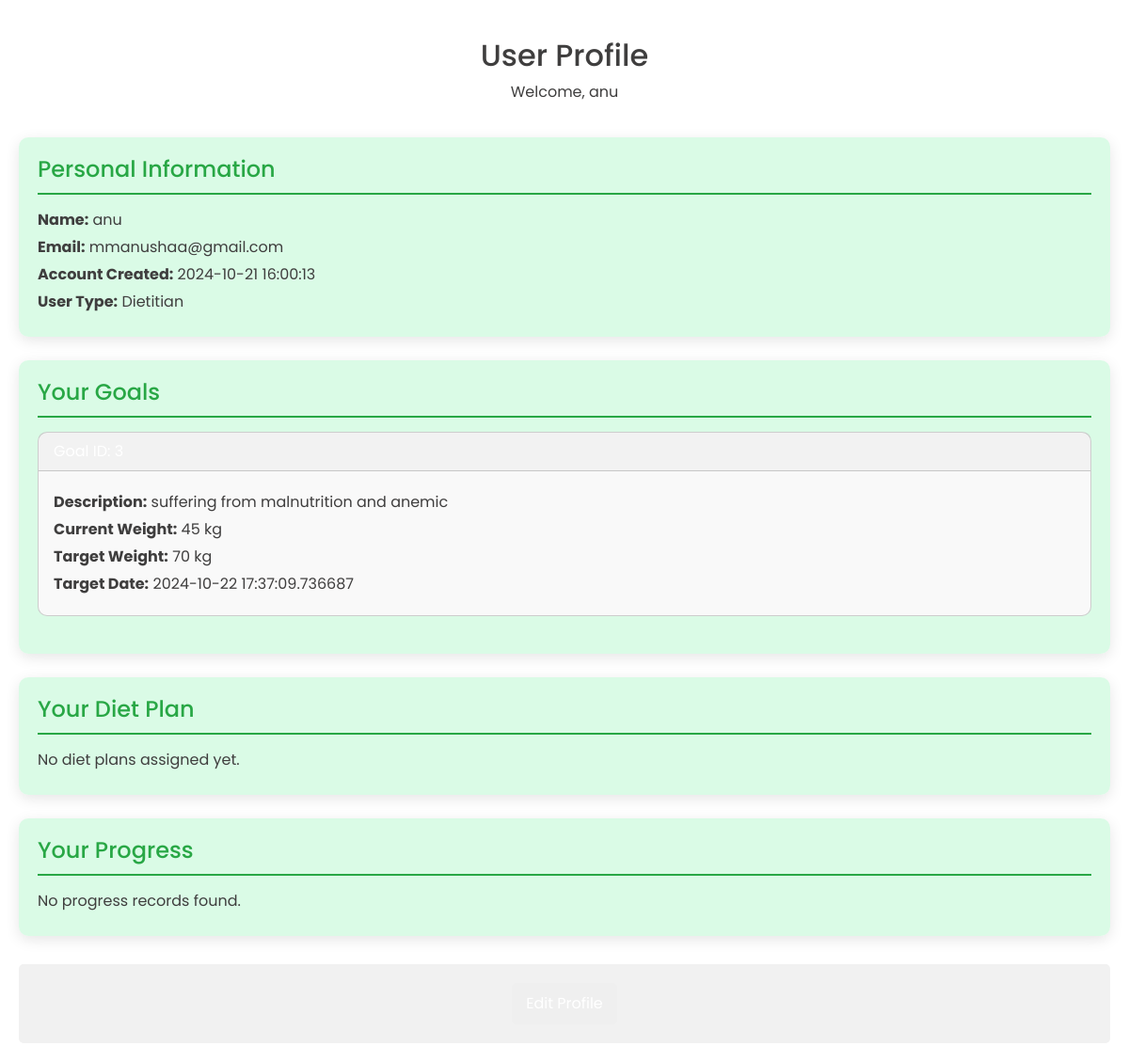
Page /profile (signed in) on the committed database.
### Glowsite/models.py (models this page shows, shortened)
class Users(db.Model):
    __tablename__ = 'users'  # Specify the name of the table in the database
    id = db.Column(db.Integer, primary_key=True)  # Primary key
    name = db.Column(db.String(30), nullable=False)  # User's name
    email = db.Column(db.String(30), nullable=False, unique=True)  # User's email
    user_type = db.Column(db.String(20), nullable=False)  # User type (e.g., 'client', 'dietitian')

### tables this page shows
CREATE TABLE user_goals (
    goal_id INTEGER PRIMARY KEY AUTOINCREMENT,
    user_id INTEGER NOT NULL,
    goal_description TEXT NOT NULL,
    current_weight DECIMAL(5, 2),  -- Current weight in kg
    target_weight DECIMAL(5, 2),   -- Target weight in kg
    target_date DATE NOT NULL,
    created_at TIMESTAMP DEFAULT CURRENT_TIMESTAMP,
    FOREIGN KEY (user_id) REFERENCES users(user_id)
);

### Glowsite/views.py (the view)
@views.route('/profile')
def profile():
    user_id = session.get('user_id')  # Assuming user_id is stored in session
    conn = sqlite3.connect('nutri.db')
    conn.row_factory = sqlite3.Row  # For easier row-to-dict conversion
    c = conn.cursor()
    c.execute("SELECT * FROM users WHERE user_id = ?", (user_id,))
    user = c.fetchone()
    c.execute("SELECT * FROM user_goals WHERE user_id = ?", (user_id,))
    goals = c.fetchall()
    c.execute("SELECT * FROM diet_plans WHERE user_id = ?", (user_id,))
    diet_plans = c.fetchall()
    c.execute("SELECT * FROM user_progress WHERE user_id = ?", (user_id,))
    progress = c.fetchall()
    conn.close()
    return render_template('profile.html', user=user, goals=goals, diet_plans=diet_plans, progress=progress)

### Glowsite/templates/profile.html (shortened to what this page needs)
<!DOCTYPE html>
<html lang="en">
<head>
  <link href="https://cdn.jsdelivr.net/npm/bootstrap@5.3.0-alpha1/dist/css/bootstrap.min.css" rel="stylesheet">
</head>
<body>
  <header>
    <h2>User Profile</h2>
    <p>Welcome, {{ user.name }}</p>
  </header>
  <div class="profile-section">
    <h4>Personal Information</h4>
    <p><strong>Name:</strong> {{ user.name }}</p>
    <p><strong>Email:</strong> {{ user.email }}</p>
    <p><strong>Account Created:</strong> {{ user.created_at }}</p>
    <p><strong>User Type:</strong> {{ user.user_type }}</p>
  </div>
  <div class="profile-section">
    <h4>Your Goals</h4>
    {% if goals %}
      {% for goal in goals %}
      <div class="card">
        <div class="card-header">
        </div>
        <div class="card-body">
          <p><strong>Description:</strong> {{ goal.goal_description }}</p>
          <p><strong>Current Weight:</strong> {{ goal.current_weight }} kg</p>
          <p><strong>Target Weight:</strong> {{ goal.target_weight }} kg</p>
          <p><strong>Target Date:</strong> {{ goal.target_date }}</p>
        </div>
      </div>
      {% endfor %}
    {% else %}
      <p>You haven't set any goals yet.</p>
    {% endif %}
  </div>
  <div class="profile-section">
    <h4>Your Diet Plan</h4>
    {% if diet_plans %}
      {% for plan in diet_plans %}
      <div class="card">
        <div class="card-header">
          Plan ID: {{ plan.plan_id }} (Assigned by Dietitian ID: {{ plan.dietitian_id }})
        </div>
        <div class="card-body">
          <p><strong>Diet Description:</strong> {{ plan.diet_description }}</p>
          <p><strong>Assigned On:</strong> {{ plan.created_at }}</p>
        </div>
      </div>
      {% endfor %}
    {% else %}
      <p>No diet plans assigned yet.</p>
    {% endif %}
  </div>
  <div class="profile-section">
    <h4>Your Progress</h4>
    {% if progress %}
      {% for prog in progress %}
      <div class="card">
        <div class="card-header">
          Progress ID: {{ prog.progress_id }}
        </div>
        <div class="card-body">
          <p><strong>Description:</strong> {{ prog.progress_description }}</p>
          <p><strong>Date:</strong> {{ prog.progress_date }}</p>
        </div>
      </div>
      {% endfor %}
    {% else %}
      <p>No progress records found.</p>
    {% endif %}
  </div>
  <footer>
    <button class="btn-custom">Edit Profile</button>
  </footer>
</body>
</html>

### Glowsite/templates/profile.html (style rules this page uses)
body { font-family: 'Poppins', sans-serif; background-color:linear-gradient(135deg, #74ebd5, #acb6e5); color: #333; padding: 20px; }
header { background-color: linear-gradient(135deg, #74ebd5, #acb6e5); color: rgb(63, 62, 62); padding: 20px; text-align: center; }
.profile-section { margin-bottom: 25px; background: rgba(181, 246, 204, 0.498); border-radius: 10px; padding: 20px; box-shadow: 0 4px 15px rgba(0, 0, 0, 0.1); }
.profile-section h4 { color: #28a745; border-bottom: 2px solid #28a745; padding-bottom: 10px; margin-bottom: 15px; }
.profile-section p { color: rgb(63, 62, 62); margin: 5px 0; }
.card { margin-bottom: 20px; background-color: #f9f9f9; border-radius: 10px; }
.card-header { background-color: linear-gradient(135deg, #74ebd5, #acb6e5); color: #fff; border-radius: 10px 10px 0 0; }
.btn-custom { background-color:linear-gradient(135deg, #74ebd5, #acb6e5); color: white; border: none; padding: 10px 15px; border-radius: 5px; transition: background-color 0.3s; }
footer { text-align: center; margin-top: 30px; padding: 20px; background-color: #f1f1f1; border-radius: 5px; }

### rows in the picture
Users: name "anu", email "mmanushaa@gmail.com", created_at "2024-10-21 16:00:13", user_type "Dietitian"
user_goals: goal_description "suffering from malnutrition and anemic", current_weight "45", target_weight "70", target_date "2024-10-22 17:37:09.736687"
